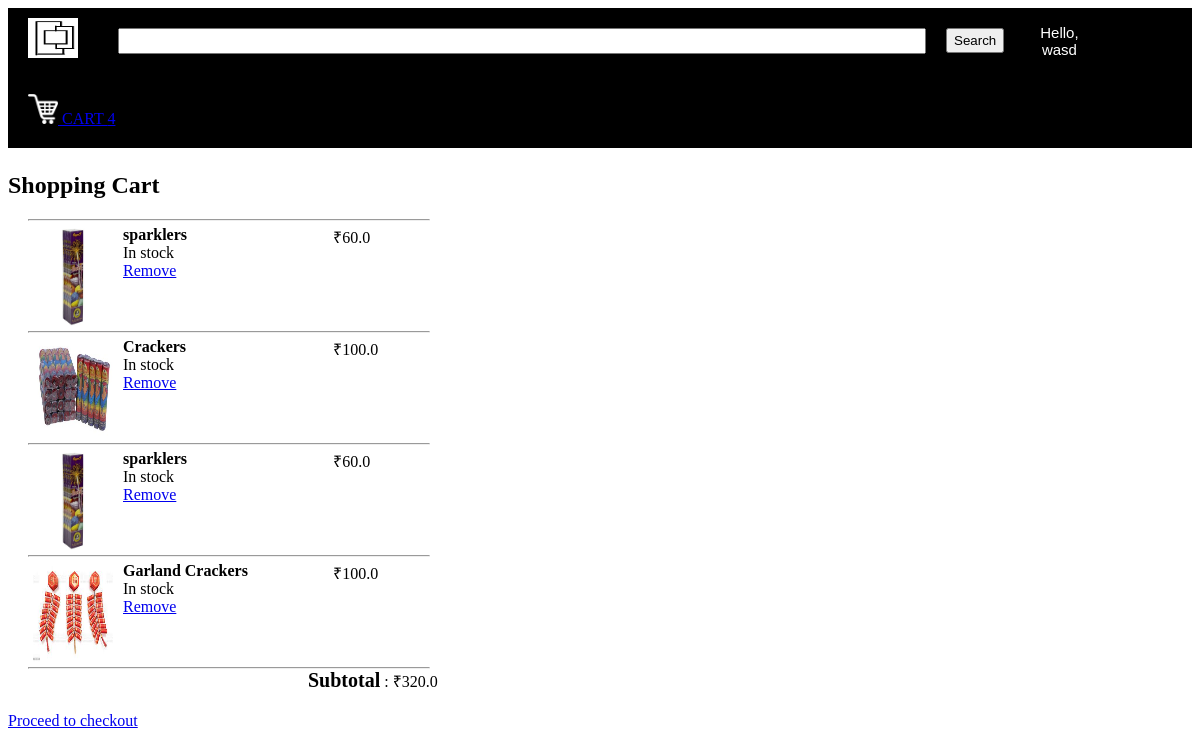
Page /cart (signed in) on the committed database.
### tables this page shows
CREATE TABLE users 
		(userId INTEGER PRIMARY KEY, 
		password TEXT,
		email TEXT,
		firstName TEXT,
		lastName TEXT,
		address1 TEXT,
		address2 TEXT,
		zipcode TEXT,
		city TEXT,
		state TEXT,
		country TEXT, 
		phone TEXT
		);

CREATE TABLE products
		(productId INTEGER PRIMARY KEY,
		name TEXT,
		price REAL,
		description TEXT,
		image TEXT,
		stock INTEGER,
		categoryId INTEGER,
		FOREIGN KEY(categoryId) REFERENCES categories(categoryId)
		);

### main.py (the view)
@app.route("/cart")
def cart():
    if 'email' not in session:
        return redirect(url_for('loginForm'))
    loggedIn, firstName, noOfItems = getLoginDetails()
    email = session['email']
    with sqlite3.connect('database1.db') as conn:
        cur = conn.cursor()
        cur.execute("SELECT userId FROM users WHERE email = ?", (email, ))
        userId = cur.fetchone()[0]
        cur.execute("SELECT products.productId, products.name, products.price, products.image FROM products, kart WHERE products.productId = kart.productId AND kart.userId = ?", (userId, ))
        products = cur.fetchall()
    totalPrice = 0
    for row in products:
        totalPrice += row[2]
    return render_template("cart.html", products = products, totalPrice=totalPrice, loggedIn=loggedIn, firstName=firstName, noOfItems=noOfItems)

### main.py (called while the page is built)
def getLoginDetails():
    with sqlite3.connect('database1.db') as conn:
        cur = conn.cursor()
        if 'email' not in session:
            loggedIn = False
            firstName = ''
            noOfItems = 0
        else:
            loggedIn = True
            cur.execute("SELECT userId, firstName FROM users WHERE email = ?", (session['email'], ))
            userId, firstName = cur.fetchone()
            cur.execute("SELECT count(productId) FROM kart WHERE userId = ?", (userId, ))
            noOfItems = cur.fetchone()[0]
    conn.close()
    return (loggedIn, firstName, noOfItems)

### templates/cart.html (shortened to what this page needs)
<!DOCTYPE HTML>
<html>
<head>
<link rel="stylesheet" href={{url_for('static', filename='css/cart.css')}} />
<link rel="stylesheet" href={{url_for('static', filename='css/topStyle.css') }} />
</head>
<body>
<div id="title">
	<a href="/">
	<img id="logo" src= {{ url_for('static', filename='images/logo.png') }} />
	</a>
	<form>
		<input id="searchBox" type="text" name="searchQuery">
		<input id="searchButton" type="submit" value="Search">
	</form>
	{% if not loggedIn %}
		<div id="signInButton">
			<a class="link" href="/loginForm">Sign In</a>
		</div>
	{% else %}
	<div class="dropdown">
		<button class="dropbtn">Hello, <br>{{firstName}}</button>
	</div>
	{% endif %}
	<div id="kart">
		<a class="link" href="/cart">
		<img src={{url_for('static', filename='images/shoppingCart.png')}} id="cartIcon" />
		CART {{noOfItems}}
		</a>
	</div>
</div>
<div id="cartItems">
	<h2>Shopping Cart</h2>
	<div id="tableItems">
		{% for row in products %}
		<div>
			<hr id="seperator">
			<div id="itemImage">
				<img src={{url_for('static', filename='uploads/'+row[3])}} id="image"/>
			</div>
			<div id="itemName">
				<span id="itemNameTag">{{row[1]}}</span><br>
				In stock<br>
				<a href="/removeFromCart?productId={{row[0]}}">Remove</a>
			</div>
			<div id="itemPrice">
				₹{{row[2]}}
			</div>
		</div>
		{% endfor %}
		<hr id="seperator">
		<div id="total">
			<span id="subtotal">Subtotal</span> : ₹{{totalPrice}}
		</div>
	</div>
</div>
<a href="/checkout">Proceed to checkout</a>
</body>
</html>

### static/css/cart.css (style rules this page uses)
#tableItems { margin-left: 20px; margin-right: 20px; margin-top: 20px; margin-bottom: 20px; }
#itemImage { margin-left: 5px; margin-right: 5px; margin-top: 5px; margin-bottom: 5px; height: 100px; float: left; }
#itemName { margin-left: 5px; margin-right: 5px; margin-top: 5px; margin-bottom: 5px; height: 100px; width: 200px; float: left; }
#itemPrice { margin-left: 5px; margin-right: 5px; margin-top: 5px; margin-bottom: 5px; height: 100px; display: inline-block; }
#image { height: 100px; width: 80px; }
#seperator { margin: 0px; max-width: 400px; }
#total { padding-left: 280px; }
#itemNameTag { font-weight: bold; }
#subtotal { font-weight: bold; font-size: 20px; }

### static/css/topStyle.css (style rules this page uses)
#logo { height: 40px; width: 50px; margin-left: 20px; margin-top: 10px; margin-bottom: 10px; margin-right: 20px; float: left; }
#title { background-color: black; display: inline-block; width: 100%; }
#searchBox { height: 20px; width: 800px; margin-left: 20px; margin-top: 20px; margin-bottom: 20px; margin-right: 20px; float: left; font-size: 1.5em; }
#searchButton { height: 25px; margin-top: 20px; margin-bottom: 20px; margin-right: 20px; float: left; }
.dropbtn { background-color: black; color: white; padding: 16px; font-size: 15px; border: none; cursor: pointer; }
.dropdown { position: relative; float: left; }
#kart { color: white; margin-top: 20px; margin-bottom: 20px; margin-left: 20px; margin-right: 20px; float: left; }
#cartIcon { height: 30px; width: 30px; }

### rows in the picture
users: firstName "wasd"
products: image (picture), name "sparklers", price "60.0"
products: image (picture), name "Crackers", price "100.0"
products: image (picture), name "Garland Crackers", price "100.0"

### other values in the picture
{{ noOfItems }} "4"
{{ totalPrice }} "320.0"
